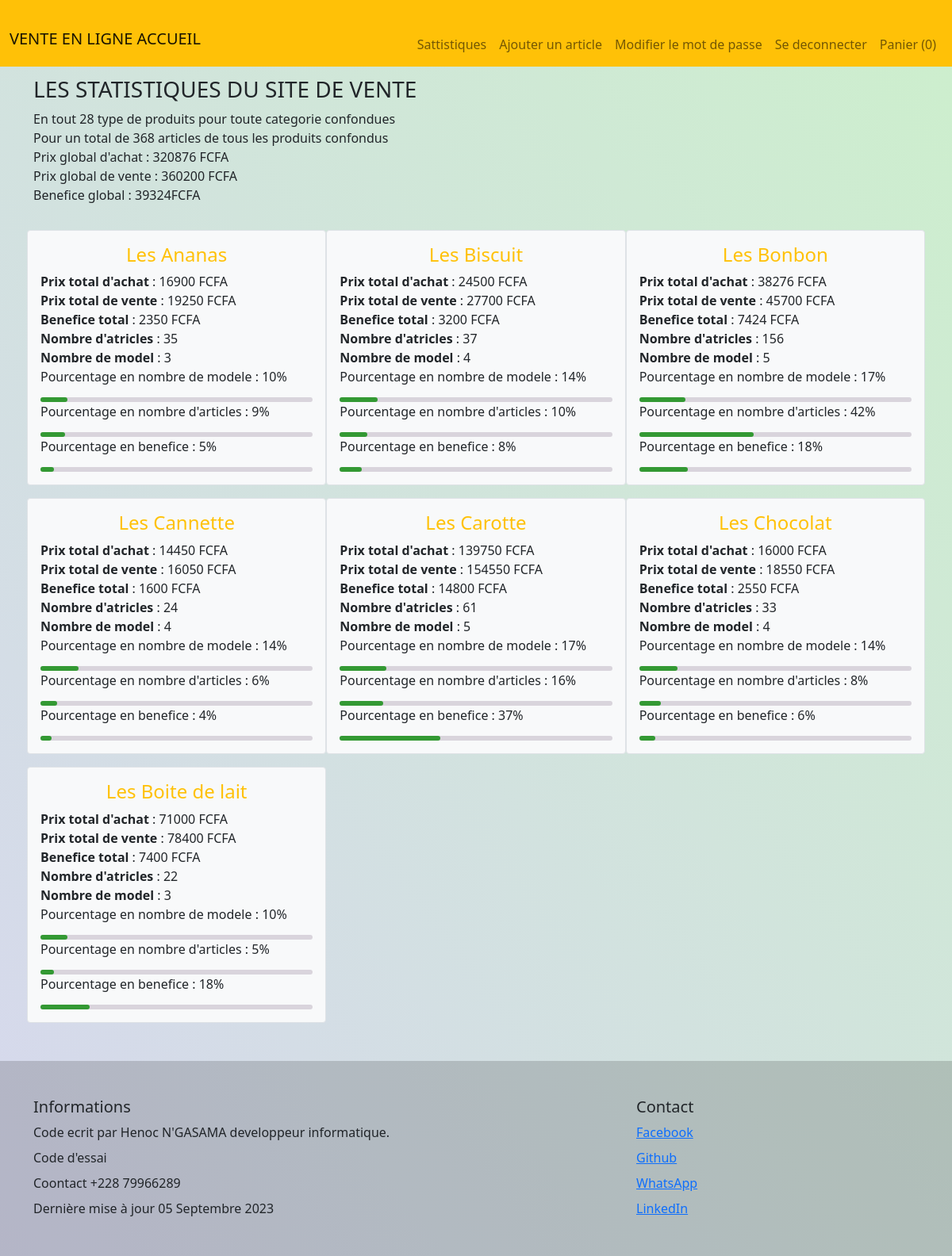
The page /stat/ (signed in) on the database its author committed.
### compte/models.py (models this page shows)
class Client(AbstractUser):
    choix = [
        ("Togo", "Togo"), ("Ghana", "Ghana"), ("Benin", "Benin"), ("Côte d'ivoire", "Côte d'ivoire"),
        ("Sénégal", "Sénégal"), ("Mali", "Mali"), ("Caméroun", "Cameroun"), ("Guinée Bisseau", "Guinée Bisseau"),
        ("Cap-vert", "Cap-vert"), ("Niger", "Niger"), ("Nigeria", "Nigeria"), ("Congo", "Congo"),
        ("Tchad", "Tchad"), ("Soudan", "Soudan")
    ]
    pays = models.CharField(max_length=40, choices=choix)
    profil = models.ImageField(upload_to='profils', blank=False, null=False)

### boutique/models.py (models this page shows, shortened)
class Panier(models.Model):
    client = models.OneToOneField(AUTH_USER_MODEL, on_delete=models.CASCADE)
    commandes = models.ManyToManyField(Commande)

class Categorie(models.Model):
    nom = models.CharField(max_length=100)
    slug = models.CharField(max_length=30)
    description = models.TextField()
    def __str__(self):
        return self.nom

### boutique/views.py (the view)
# urls.py: path('stat/', statistique, name="statistique"),
def statistique(request):
    if request.user.is_superuser:
        products = Product.objects.all()
        liste_qart = []
        liste_bart = []
        for product in products:
            liste_qart.append(product.quantite)
            liste_bart.append(product.benefice()*product.quantite)
        categories = Categorie.objects.all()
        nbr_produit = len(products)
        nbr_article = sum(liste_qart)
        Benefice_T = sum(liste_bart)
        proprietes = {}
        def pourcentage(portion, total):
            if total == 0:
                return 0
            prctg = (portion / total) * 100
            return int(prctg)
        for categorie in categories:
            propriete_cat = {}
            nbr_pro = 0
            nbr_art = 0
            prix_pro_vente = 0
            prix_pro_achat = 0
            benefice = 0
            for product in products:
                if categorie.nom == product.categorie.nom:
                    nbr_pro += 1
                    nbr_art += product.quantite
                    prix_pro_vente += product.prixDeVente * product.quantite
                    prix_pro_achat += product.prixDachat * product.quantite
                    benefice = prix_pro_vente - prix_pro_achat
            propriete_cat["Prix total d'achat"] = prix_pro_achat
            propriete_cat['Prix total de vente'] = prix_pro_vente
            propriete_cat['Benefice total'] = benefice
            propriete_cat["Nombre d'atricles"] = nbr_art
            propriete_cat['Nombre de model'] = nbr_pro
            propriete_cat["Pourcentage en nombre de modele"] = pourcentage(nbr_pro, nbr_produit)
            propriete_cat["Pourcentage en nombre d'articles"] = pourcentage(nbr_art, nbr_article)
            propriete_cat["Pourcentage en benefice"] = pourcentage(benefice, Benefice_T)
            proprietes[categorie] = propriete_cat
            Prix_T_achat = 0
            for element in proprietes.values():
                Prix_T_achat += element["Prix total d'achat"]
            Prix_T_vente = 0
            for element in proprietes.values():
                Prix_T_vente += element["Prix total de vente"]
        context = {
            'proprietes': proprietes,
            'nombre_produit': nbr_produit,
            'nombre_article': nbr_article,
            'Benefice_T': Benefice_T,
            'Prix_T_achat': Prix_T_achat,
            'Prix_T_vente': Prix_T_vente
        }
        return render(request, 'boutique/statistique.html', context=context)
    else:
        return redirect('index')

### boutique/models.py (called while the page is built)
    def benefice(self):
        return self.prixDeVente - self.prixDachat

### boutique/templates/boutique/statistique.html (shortened to what this page needs)
{% extends 'base.html' %}
{% block content %}
<h3>LES STATISTIQUES DU SITE DE VENTE</h3>
    En tout {{ nombre_produit }} type de produits pour toute categorie confondues <br>
    Pour un total de {{ nombre_article }} articles de tous les produits confondus <br>
    Prix global d'achat : {{ Prix_T_achat }} FCFA <br>
    Prix global de vente : {{ Prix_T_vente }} FCFA <br>
    Benefice global : {{ Benefice_T }}FCFA
    <div class="row mt-3 g-3 row-cols-3">
        {% for keys, values in proprietes.items %}
            <div class="col-4 border p-3 rounded bg-light">
                <h4 class="text-center text-warning ">Les {{ keys }}</h4>
                {% for key, value in values.items %}
                    {% if key == "Prix total de vente" or key == "Prix total d'achat" or key == "Benefice total" %}
                        <b>{{ key }}</b> : {{value}} FCFA <br>
                    {% elif key == "Pourcentage en nombre de modele" or key == "Pourcentage en nombre d'articles" or key == "Pourcentage en benefice" %}
                         {{ key }} : {{value}}% <br>
                        <div class="arriere">
                            <div class="devant" style="--i:{{value}}%;"></div>
                        </div>
                    {% else %}
                         <b>{{ key }}</b> : {{value}} <br>
                    {% endif %}
                {% endfor %}
            </div>
        {% endfor %}
    </div>
{% endblock %}

### templates/base.html (shortened to what this page needs)
<!DOCTYPE html>
<html lang="fr">
<head>
    {% load static %}
    <link rel="stylesheet" href="{% static 'boutique/css/bootstrap.css' %}">
    <link rel="stylesheet" href="{% static 'boutique/css/style.css' %}">
</head>
<body>
<nav class="navbar fixed-top  navbar-expand-lg navbar-light bg-warning">
    <div class="container-fluid">
        <a class="navbar-brand align-self-center" href="{% url 'index' %}">VENTE EN LIGNE ACCUEIL </a>
        <div id="contenu" class="collapse navbar-collapse justify-content-end ">
            <ul class="navbar-nav">
                {% if user.is_authenticated %}
                {% if user.is_superuser %}
                <li class="nav-item">
                    <a class="nav-link" href=" {% url 'statistique' %}">Sattistiques</a>
                </li>
                <li class="nav-item">
                    <a class="nav-link" href=" {% url 'ajouter_article' %}">Ajouter un article</a>
                </li>
                {% endif %}
                <li class="nav-item">
                    <a class="nav-link" href="{% url 'modifier' %}">Modifier le mot de passe</a>
                </li>
                <li class="nav-item">
                    <a class="nav-link" href="{% url 'deconnexion' %}">Se deconnecter</a>
                </li>
                {% if user.panier %}
                <li class="nav-item">
                    <a class="nav-link" href=" {% url 'panier' %}">Panier ({{ user.panier.commandes.count }})</a>
                </li>
                {% endif %}
                {% endif %}
            </ul>
        </div>
    </div>
</nav>
<div class="container mt-5 pt-5">
    {% block content %}
    {% endblock %}
</div>
<footer class="bd-footer py-3 mt-5" style="background-color: #22222230">
  <div class="container py-3 ">
    <div class="row justify-content-evenly d-flex">
      <div class="col-8">
        <h5>Informations</h5>
        <ul class="list-unstyled">
          <li class="mb-2">Code ecrit par Henoc N'GASAMA developpeur informatique.</li>
          <li class="mb-2">Code d'essai</li>
          <li class="mb-2">Coontact +228 79966289</li>
          <li class="mb-2">Dernière mise à jour 05 Septembre 2023</li>
        </ul>
      </div>
      <div class="col-4">
        <h5>Contact</h5>
        <ul class="list-unstyled">
          <li class="mb-2"><a href="#">Facebook</a></li>
          <li class="mb-2"><a href="#">Github</a></li>
          <li class="mb-2"><a href="#">WhatsApp</a></li>
          <li class="mb-2"><a href="#">LinkedIn</a></li>
        </ul>
      </div>
    </div>
  </div>
</footer>
</body>
</html>

### boutique/static/boutique/css/style.css (style rules this page uses)
body { background-image: linear-gradient(to right top, rgba(174, 176, 221, 0.5), rgba(171, 228, 171, 0.6)); background-color: var(--purple); }
div { margin-top:14px; }
.arriere { background-color: #9a8aa055; border-radius: 3px; }
.devant { border-radius: 3px; height: 6px; width: var(--i); background-color: #393; animation: henoc 5s 1 linear; }

### rows shown on the page
Client: panier.commandes.count "0"
Categorie: nom "Ananas", values "Prix total d'achat" "Prix total de vente" "Benefice total", values "16900" "19250" "2350", values "Nombre d'atricles" "Nombre de model", values "35" "3", values "Pourcentage en nombre de modele" "Pourcentage en nombre d'articles" "Pourcentage en benefice", values "10" "9" "5"
Categorie: nom "Biscuit", values "Prix total d'achat" "Prix total de vente" "Benefice total", values "24500" "27700" "3200", values "Nombre d'atricles" "Nombre de model", values "37" "4", values "Pourcentage en nombre de modele" "Pourcentage en nombre d'articles" "Pourcentage en benefice", values "14" "10" "8"
Categorie: nom "Bonbon", values "Prix total d'achat" "Prix total de vente" "Benefice total", values "38276" "45700" "7424", values "Nombre d'atricles" "Nombre de model", values "156" "5", values "Pourcentage en nombre de modele" "Pourcentage en nombre d'articles" "Pourcentage en benefice", values "17" "42" "18"
Categorie: nom "Cannette", values "Prix total d'achat" "Prix total de vente" "Benefice total", values "14450" "16050" "1600", values "Nombre d'atricles" "Nombre de model", values "24" "4", values "Pourcentage en nombre de modele" "Pourcentage en nombre d'articles" "Pourcentage en benefice", values "14" "6" "4"
Categorie: nom "Carotte", values "Prix total d'achat" "Prix total de vente" "Benefice total", values "139750" "154550" "14800", values "Nombre d'atricles" "Nombre de model", values "61" "5", values "Pourcentage en nombre de modele" "Pourcentage en nombre d'articles" "Pourcentage en benefice", values "17" "16" "37"
Categorie: nom "Chocolat", values "Prix total d'achat" "Prix total de vente" "Benefice total", values "16000" "18550" "2550", values "Nombre d'atricles" "Nombre de model", values "33" "4", values "Pourcentage en nombre de modele" "Pourcentage en nombre d'articles" "Pourcentage en benefice", values "14" "8" "6"
Categorie: nom "Boite de lait", values "Prix total d'achat" "Prix total de vente" "Benefice total", values "71000" "78400" "7400", values "Nombre d'atricles" "Nombre de model", values "22" "3", values "Pourcentage en nombre de modele" "Pourcentage en nombre d'articles" "Pourcentage en benefice", values "10" "5" "18"

### other values the page prints
{{ nombre_produit }} "28"
{{ nombre_article }} "368"
{{ Prix_T_achat }} "320876"
{{ Prix_T_vente }} "360200"
{{ Benefice_T }} "39324"
